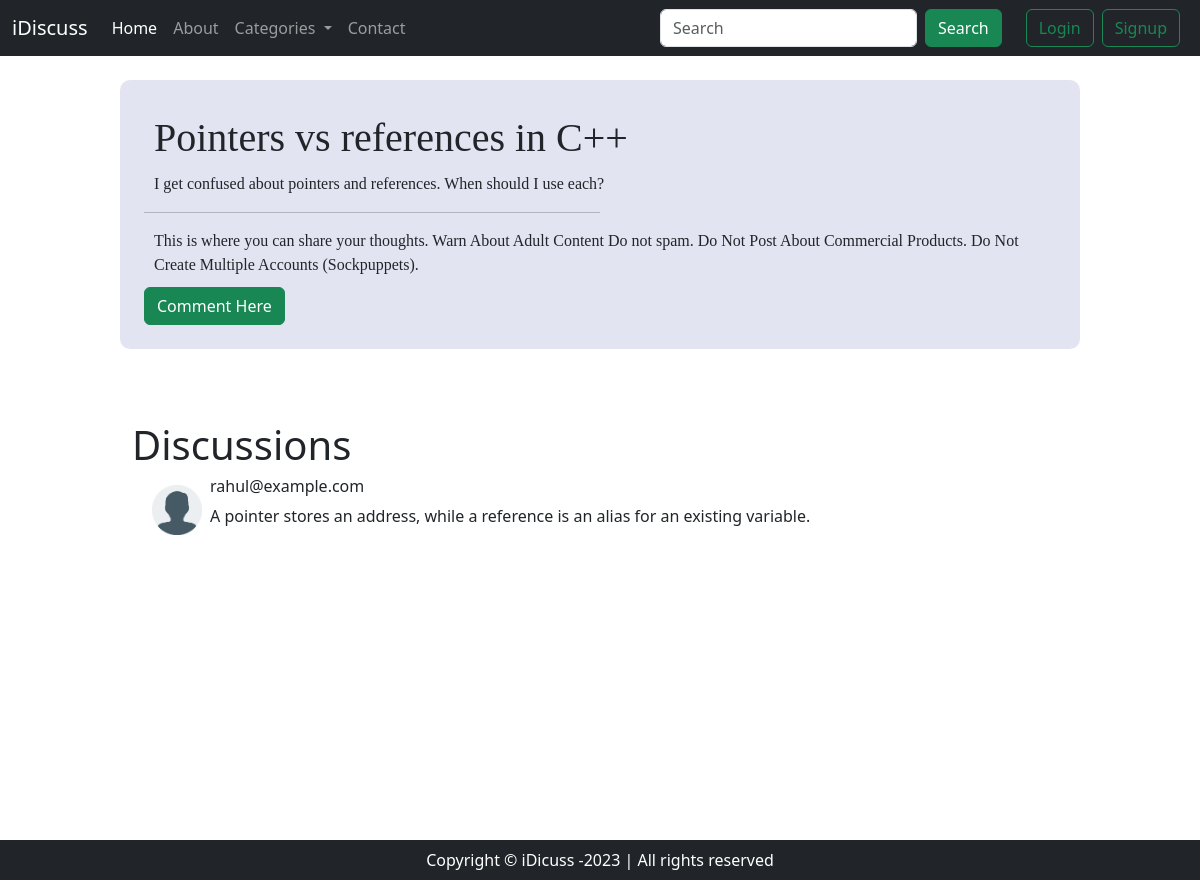
Screenshot of /thread.php?thread_id=5 with the database file from the repository.
### tables this page shows
CREATE TABLE IF NOT EXISTS threads (
    thread_id INT NOT NULL AUTO_INCREMENT,
    thread_title VARCHAR(255) NOT NULL,
    thread_desc TEXT NOT NULL,
    thread_user_id INT NOT NULL,
    thread_cat_id INT NOT NULL,
    `timestamp` DATETIME NOT NULL DEFAULT CURRENT_TIMESTAMP,
    PRIMARY KEY (thread_id),
    FULLTEXT KEY ft_threads_title_desc (thread_title, thread_desc),
    KEY idx_threads_category (thread_cat_id),
    KEY idx_threads_user (thread_user_id)
);

CREATE TABLE IF NOT EXISTS comments (
    comment_id INT NOT NULL AUTO_INCREMENT,
    comment_content TEXT NOT NULL,
    thread_id INT NOT NULL,
    comment_by INT NOT NULL,
    `timestamp` DATETIME NOT NULL DEFAULT CURRENT_TIMESTAMP,
    PRIMARY KEY (comment_id),
    KEY idx_comments_thread (thread_id),
    KEY idx_comments_user (comment_by)
);

CREATE TABLE IF NOT EXISTS users (
    user_id INT NOT NULL AUTO_INCREMENT,
    user_email VARCHAR(255) NOT NULL,
    user_pass VARCHAR(255) NOT NULL,
    `timestamp` DATETIME NOT NULL DEFAULT CURRENT_TIMESTAMP,
    PRIMARY KEY (user_id),
    UNIQUE KEY uq_users_email (user_email)
);

### thread.php (the view, shortened to what this page needs)
<!doctype html>
<html lang="en">
<head>
    <link href="https://cdn.jsdelivr.net/npm/bootstrap@5.3.1/dist/css/bootstrap.min.css" rel="stylesheet"
>
</head>
<body>
    <?php require 'partials/_dbconnect.php' ;
        require 'partials/_nav.php' ;
    ?>
    <?php
        $thread_id = $_GET['thread_id'];
        $sql = 'SELECT * FROM `threads` WHERE `thread_id` = '.$thread_id.';';
        $result = mysqli_query($conn,$sql);
        while($row = mysqli_fetch_assoc($result)){
            $title = $row['thread_title'];
            $desc = $row['thread_desc'];
            $title = str_replace("<","&lt",$title);
            $title = str_replace("<","&gt",$title);
            $desc = str_replace("<","&lt",$desc);
            $desc = str_replace("<","&gt",$desc);
        }
        if(isset($_SESSION['loggedin']) && $_SESSION['loggedin'] == 1){
            $modal = "newCommentModal";
            $loggedin = true;
        }
        else{
            $modal = "notLoggedinModal";
        }
    ?>
    <div class="container cnt my-4">
        <h1 class="forum_heading">
            <?php echo $title; ?>
        </h1>
        <p class="forum_desc">
            <?php echo $desc; ?>
        </p>
        <hr width="50%">
        <p class="forum_desc">This is where you can share your thoughts.
            Warn About Adult Content
            Do not spam.
            Do Not Post About Commercial Products.
            Do Not Create Multiple Accounts (Sockpuppets).
        </p>
        <button type="button" class="btn btn-success " data-bs-toggle="modal" data-bs-target="#<?php echo $modal;?>">Comment Here </button>
    </div>
    <div class="container my-5" style=" max-width:120vh; min-height:40vh">
        <h1>Discussions</h1>
        <?php
            $sql = 'SELECT * FROM `comments` WHERE thread_id = '.$thread_id.'';
            $result = mysqli_query($conn,$sql);
            while($row = mysqli_fetch_assoc($result)){
                $comment_content = $row['comment_content'];
                $comment_content = str_replace("<","&lt",$comment_content);
                $comment_content = str_replace("<","&gt",$comment_content);
                $user_id = $row['comment_by'];
                $sql2 = 'SELECT user_email FROM `users` WHERE user_id = '.$user_id.'';
                $result2 = mysqli_query($conn,$sql2);
                $row2 = mysqli_fetch_assoc($result2);
                $user = $row2['user_email'];
                echo '
                <div class="container">
                    <img class="mx-2 my-2" src="static/default_user.png" width="50px" style="float:left;" alt="">
                    <h6>'.$user.'</h6>
                    <p>'.$comment_content.'</p>
                </div>';
            }
        ?>
    </div>
    <?php require 'partials/_footer.php' ;?>
</body>
</html>

### thread.php (style rules this page uses)
body { min-height:100vh; }
.cnt { background-color: rgb(226, 229, 241); max-width: 120vh; min-height: 25vh; margin: auto; border-radius: 10px; padding: 2%; }
.forum_heading,.button_thread,.forum_desc { margin: 10px; max-width: 95%; font-family: 'Times New Roman', Times, serif; }

### partials/_footer.php (style rules this page uses)
body { min-height: 110vh; display: flex; flex-direction: column; }

### rows the page displays
threads: thread_title "Pointers vs references in C++", thread_desc "I get confused about pointers and references. When should I use each?"
comments: users.user_email "rahul@example.com", comment_content "A pointer stores an address, while a reference is an alias for an existing variable."
